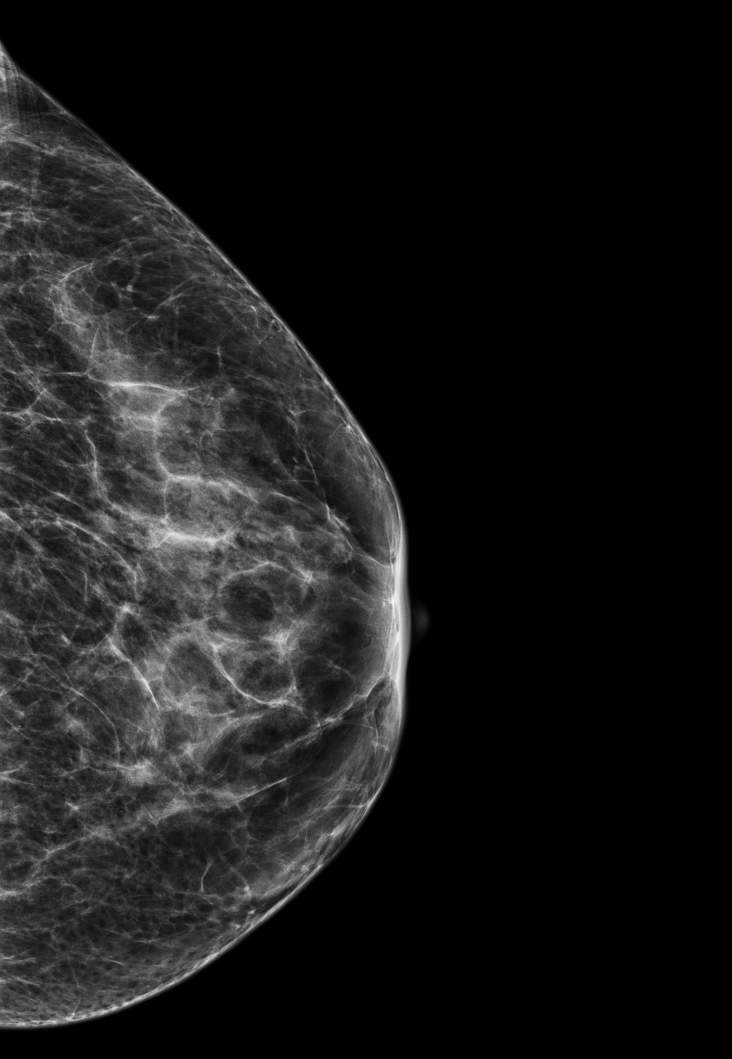
#> input picture images/Seri1/1.jpg, 1464 x 2117 px (shown at 1/2 size)
$ python -i main.py   (imports and definitions only)
#> lines starting #> are read from the running program, lines starting #| are printed output that depends on the picture; after the words box and inside, x2 and y2 are one past the last pixel; in counts of white or black regions, pixels touching at a corner belong together
#> further down, picture is the input picture: shape (2117, 1464, 3); min 0, max 250, mean 24.8
import cv2
import numpy as np
import matplotlib.pyplot as plt
import glob
from scipy import signal
from PIL import Image
from skimage.exposure import rescale_intensity
from PIL import ImageEnhance


paths = glob.glob("./images/*/*.jpg")

# [19 lines left out: function sobel_edge_detection, not called in this run]
def contrast(image):

    image = cv2.cvtColor(image, cv2.COLOR_BGR2RGB)
    kopya = image.copy()
    kopya = cv2.cvtColor(kopya, cv2.COLOR_RGB2GRAY)
    blur = cv2.GaussianBlur(kopya,(5,5),0)
    thresh = cv2.threshold(blur,10,255, cv2.THRESH_BINARY)[1]
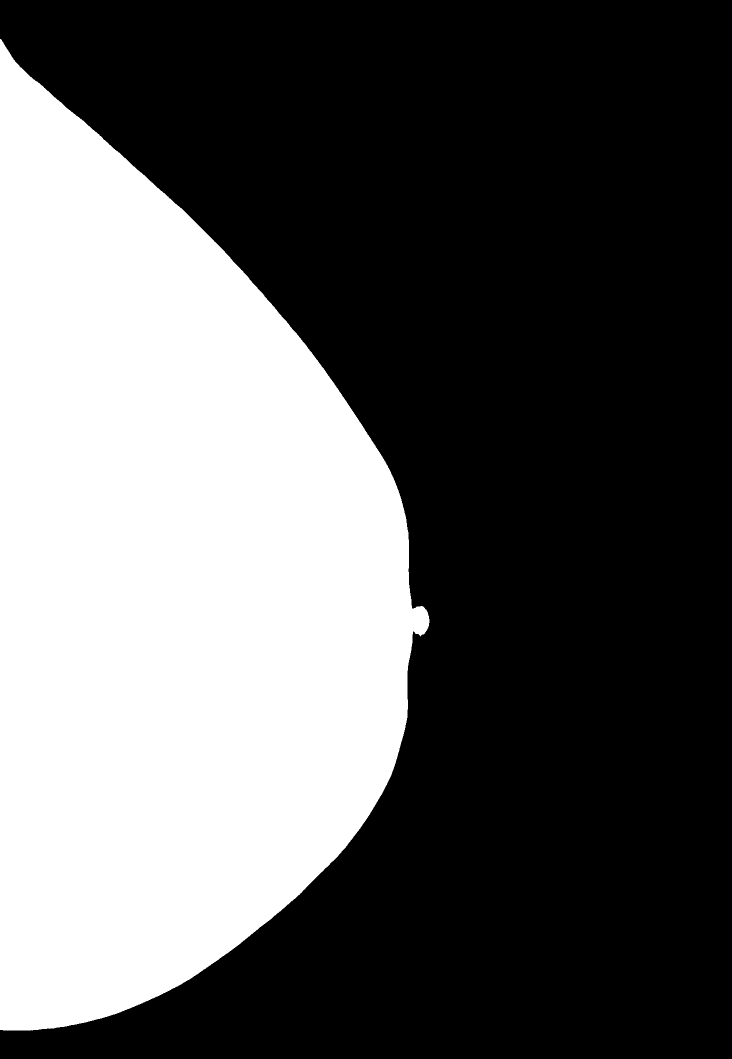
#> thresh: shape (2117, 1464) (shown at 1/2 size); 36.9% white; 1 white region
    kontur = cv2.findContours(thresh.copy(), cv2.RETR_EXTERNAL, cv2.CHAIN_APPROX_SIMPLE)
#> kontur = 1 contour; box (x1, y1, x2, y2) and area: (0, 78, 859, 2061) 1141654
    kontur = kontur[0][0]
#> kontur = contour of 1033 points, box (x1, y1, x2, y2) (0, 78, 859, 2061), area 1141654
    kontur = kontur[:,0,:]
#> kontur = 1033 pairs, first value 0 to 858, second value 78 to 2060
    x1 = tuple(kontur[kontur[:,0].argmin()])[0]
#> x1 = 0
    y1 = tuple(kontur[kontur[:,1].argmin()])[1]
#> y1 = 78
    x2 = tuple(kontur[kontur[:,0].argmax()])[0]
#> x2 = 858
    y2 = tuple(kontur[kontur[:,1].argmax()])[1]
#> y2 = 2060
    x = int(x2-x1)*4//50
#> x = 68
    y = int(y2-y1)*5//50
#> y = 198
    kopya2 = image.copy()
    lab = cv2.cvtColor(kopya2, cv2.COLOR_RGB2LAB)
#> lab: shape (2117, 1464, 3); mean of channels 0, 1, 2 26.3, 128, 128
    l,a,b = cv2.split(lab)
#> a: shape (2117, 1464); every value is 128
    clahe = cv2.createCLAHE(clipLimit=5.0,tileGridSize=((8,8)))
    cl = clahe.apply(l)
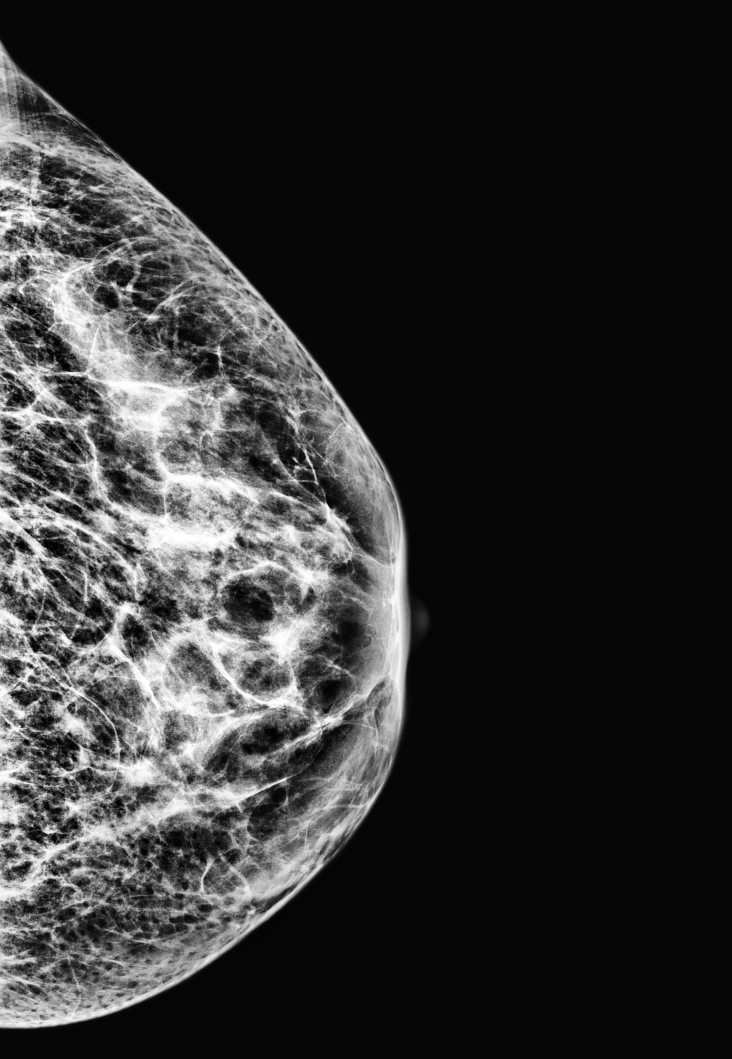
#> cl: shape (2117, 1464) (shown at 1/2 size); min 0, max 255, mean 49.2
    limg = cv2.merge((cl,a,b))
#> limg: shape (2117, 1464, 3); mean of channels 0, 1, 2 49.2, 128, 128
    son = cv2.cvtColor(limg, cv2.COLOR_LAB2RGB)
    med_son = cv2.medianBlur(son, 3)
    arka_plan = cv2.medianBlur(son, 37)
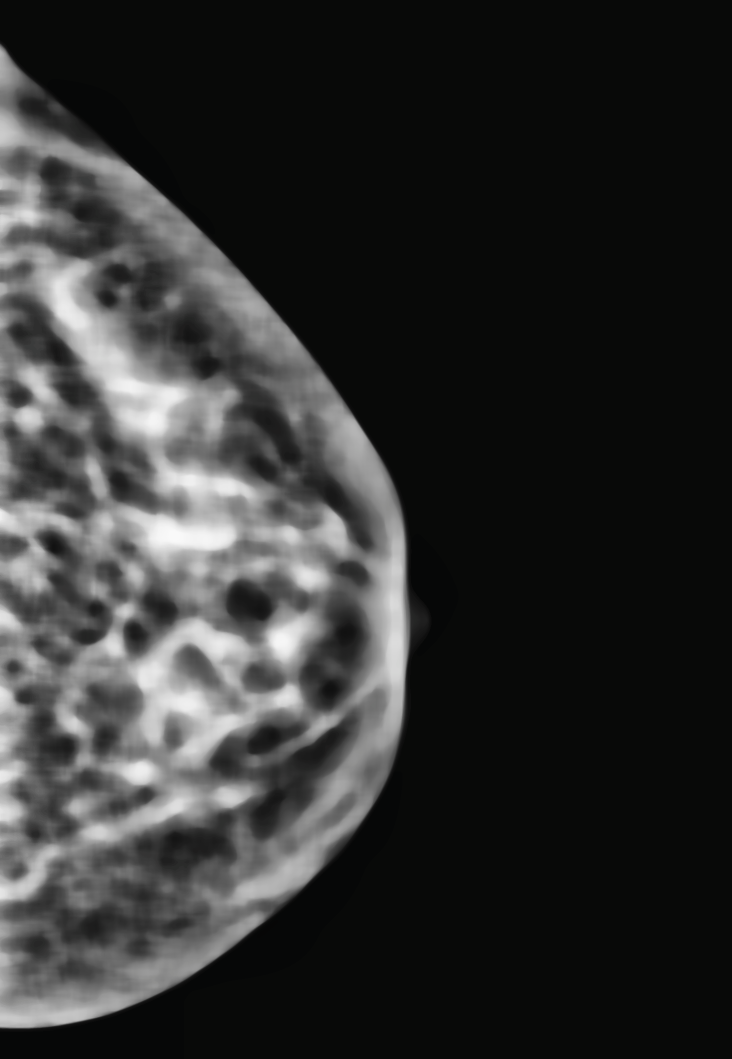
#> arka_plan: shape (2117, 1464, 3) (shown at 1/2 size); mean R, G, B 47.5, 48.1, 47.5
    maske = cv2.addWeighted(med_son,1,arka_plan,-1,255)
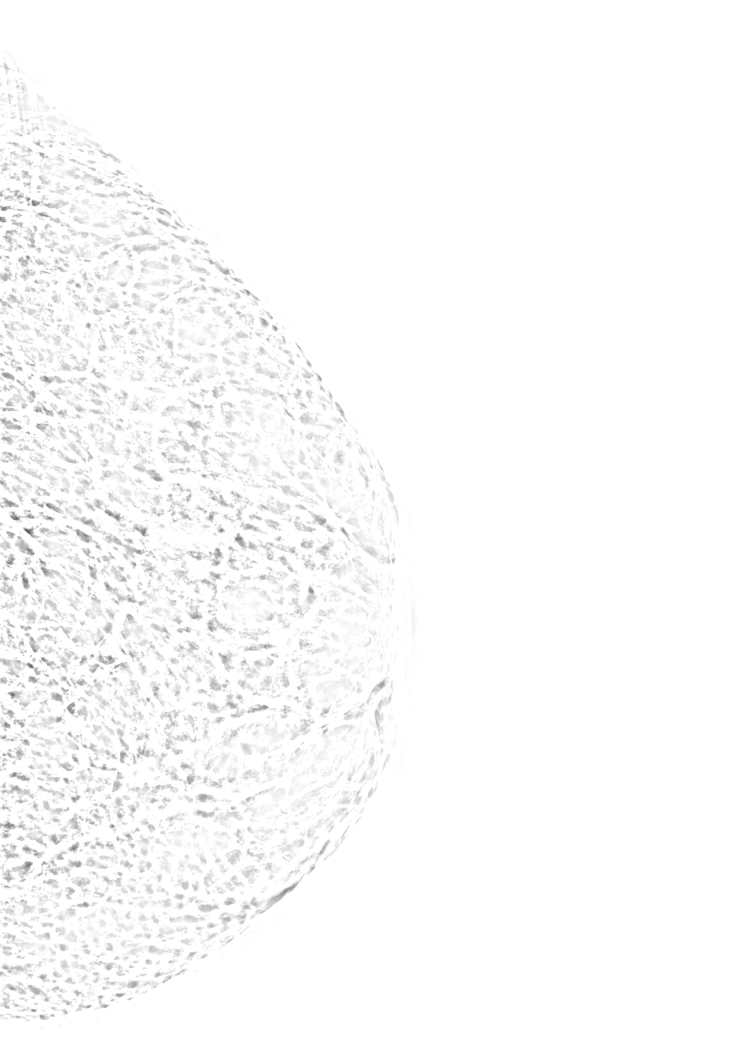
#> maske: shape (2117, 1464, 3) (shown at 1/2 size); mean R, G, B 250.6, 250.6, 250.6
    son_img = cv2.bitwise_and(maske,med_son)
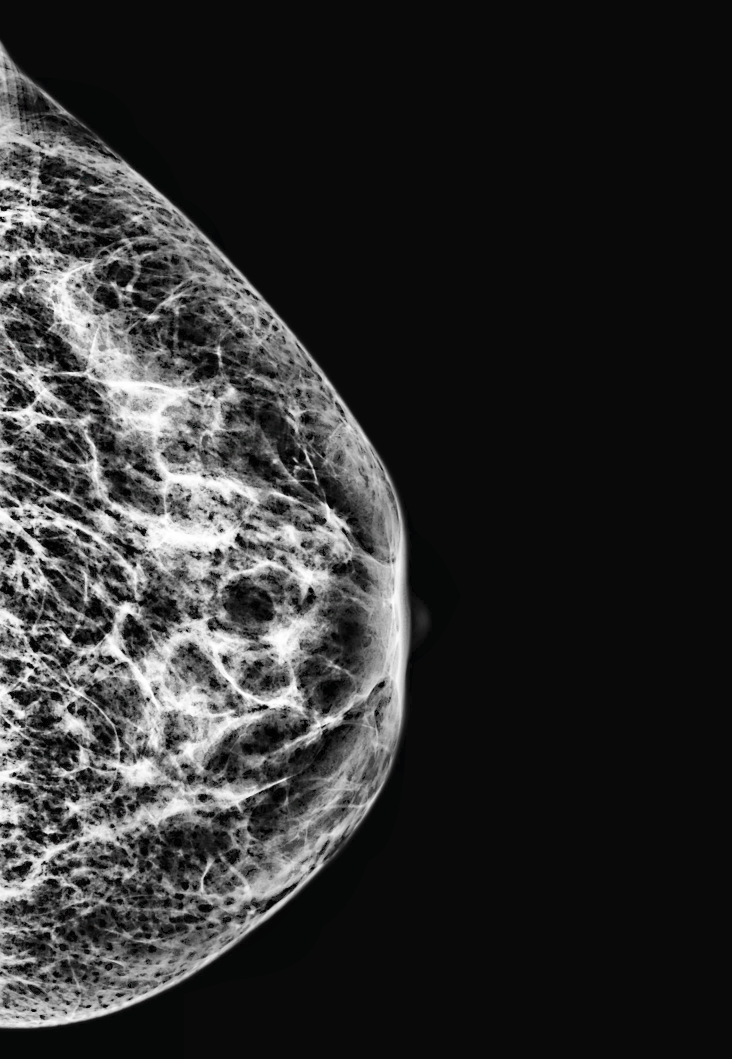
#> son_img: shape (2117, 1464, 3) (shown at 1/2 size); mean R, G, B 46.4, 47, 46.4
    return son_img
# [167 lines left out: functions negative_maker, cvt_lab, four_process, four_process_new, sobel, bright1 and 4 more, not called in this run]

    # [4 lines of commented-out code are left out]

>>> import cv2
>>> picture = cv2.imread('images/Seri1/1.jpg')
>>> result = contrast(picture)

$ run again, on images/Seri3/1.jpg
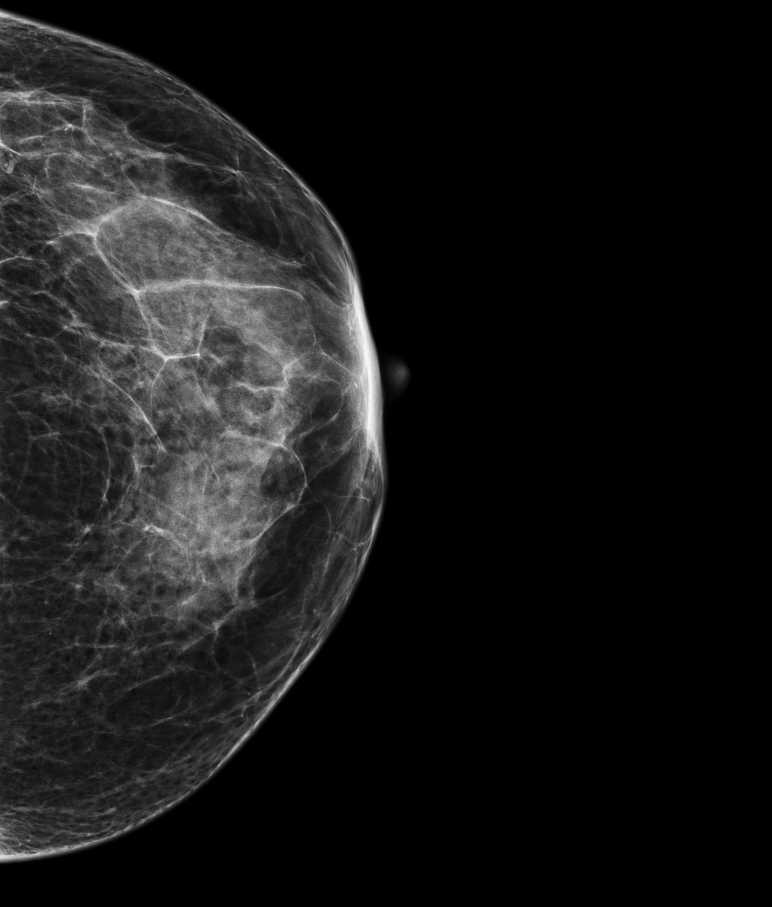
#> input picture images/Seri3/1.jpg, 1543 x 1813 px (shown at 1/2 size)
#> picture is the input picture: shape (1813, 1543, 3); min 0, max 251, mean 23.4
#> in contrast, `thresh = cv2.threshold(blur,10,255, cv2.THRESH_BINARY)[1]`:
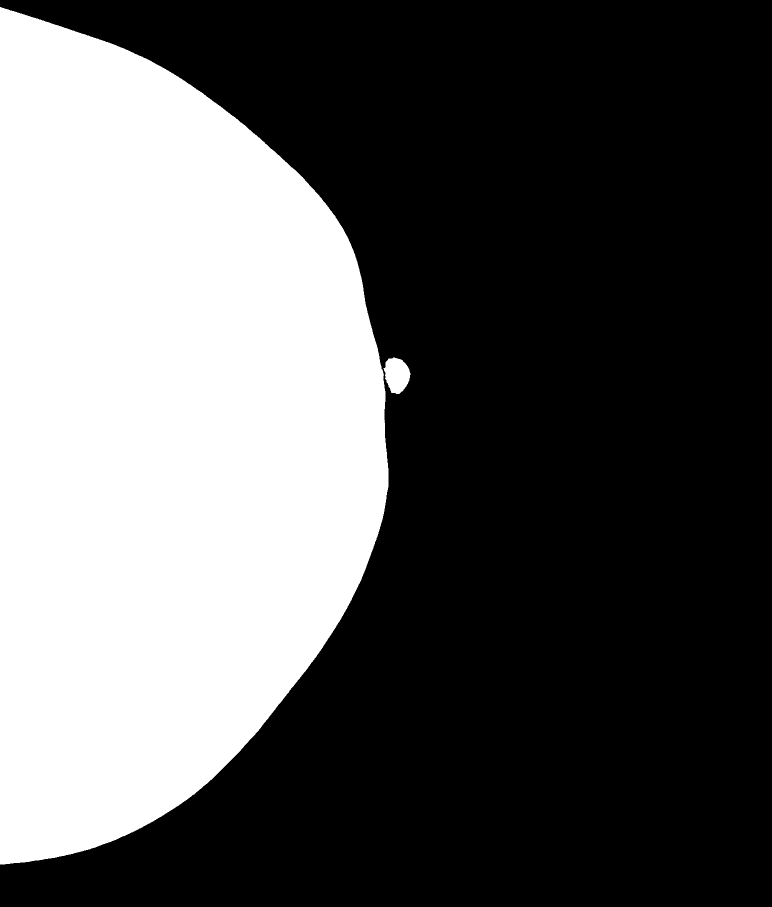
#> thresh: shape (1813, 1543) (shown at 1/2 size); 36% white; 2 white regions
#> in contrast, `kontur = cv2.findContours(thresh.copy(), cv2.RETR_EXTERNAL, cv2.CHAIN_..`: kontur = 2 contours; box (x1, y1, x2, y2) and area: (0, 14, 777, 1729) 1001662, (767, 715, 821, 788) 2716
#> in contrast, `kontur = kontur[0][0]`: kontur = contour of 89 points, box (x1, y1, x2, y2) (767, 715, 821, 788), area 2716
#> in contrast, `kontur = kontur[:,0,:]`: kontur = 89 pairs, first value 767 to 820, second value 715 to 787
#> x1 = 767
#> y1 = 715
#> x2 = 820
#> y2 = 787
#> x = 4
#> y = 7
#> lab: shape (1813, 1543, 3); mean of channels 0, 1, 2 24.6, 128, 128
#> a: shape (1813, 1543); every value is 128
#> limg: shape (1813, 1543, 3); mean of channels 0, 1, 2 44.5, 128, 128
#> in contrast, `son_img = cv2.bitwise_and(maske,med_son)`:
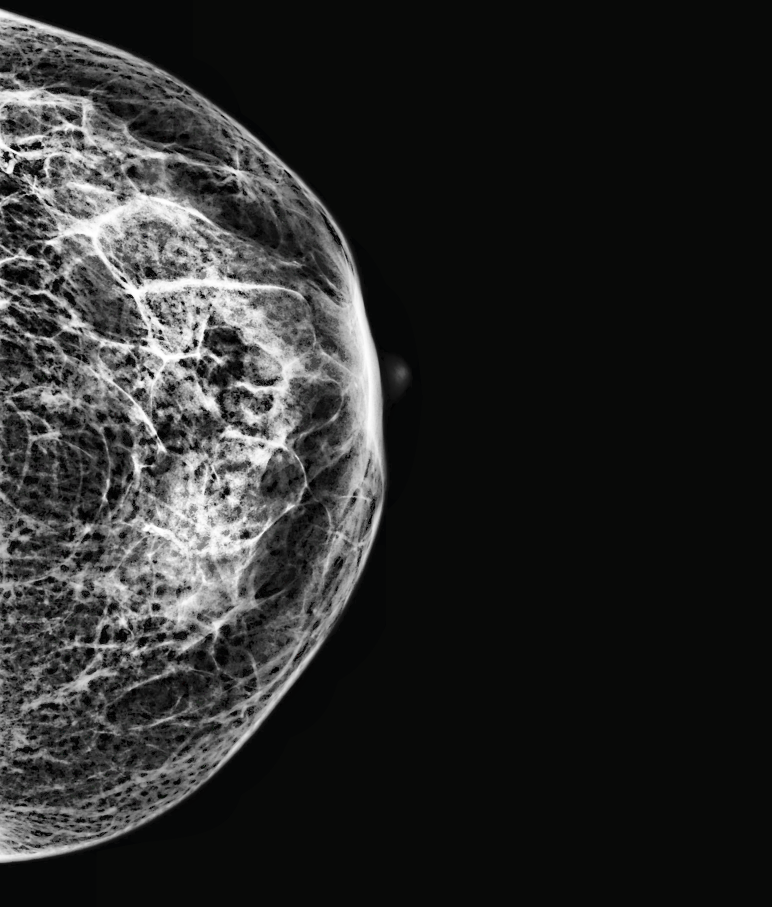
#> son_img: shape (1813, 1543, 3) (shown at 1/2 size); mean R, G, B 42, 42.7, 42.1
